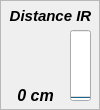
  <widget class="QFrame" name="frame_3">
   <property name="geometry">
    <rect>
     <x>230</x>
     <y>10</y>
     <width>100</width>
     <height>110</height>
    </rect>
   </property>
   <property name="minimumSize">
    <size>
     <width>100</width>
     <height>110</height>
    </size>
   </property>
   <property name="maximumSize">
    <size>
     <width>100</width>
     <height>110</height>
    </size>
   </property>
   <property name="frameShape">
    <enum>QFrame::StyledPanel</enum>
   </property>
   <property name="frameShadow">
    <enum>QFrame::Plain</enum>
   </property>
   <widget class="QLabel" name="label_4">
    <property name="geometry">
     <rect>
      <x>0</x>
      <y>0</y>
      <width>101</width>
      <height>31</height>
     </rect>
    </property>
    <property name="font">
     <font>
      <pointsize>11</pointsize>
      <weight>75</weight>
      <italic>true</italic>
      <bold>true</bold>
      <underline>false</underline>
     </font>
    </property>
    <property name="text">
     <string>Distance IR</string>
    </property>
    <property name="alignment">
     <set>Qt::AlignCenter</set>
    </property>
   </widget>
   <widget class="QLabel" name="label_ch3">
    <property name="geometry">
     <rect>
      <x>0</x>
      <y>80</y>
      <width>71</width>
      <height>31</height>
     </rect>
    </property>
    <property name="font">
     <font>
      <pointsize>12</pointsize>
      <weight>75</weight>
      <italic>true</italic>
      <bold>true</bold>
     </font>
    </property>
    <property name="text">
     <string>0 cm</string>
    </property>
    <property name="alignment">
     <set>Qt::AlignCenter</set>
    </property>
   </widget>
   <widget class="QProgressBar" name="progressBar_ch3">
    <property name="geometry">
     <rect>
      <x>70</x>
      <y>30</y>
      <width>21</width>
      <height>71</height>
     </rect>
    </property>
    <property name="sizePolicy">
     <sizepolicy hsizetype="Fixed" vsizetype="Expanding">
      <horstretch>0</horstretch>
      <verstretch>0</verstretch>
     </sizepolicy>
    </property>
    <property name="maximum">
     <number>35</number>
    </property>
    <property name="value">
     <number>0</number>
    </property>
    <property name="alignment">
     <set>Qt::AlignCenter</set>
    </property>
    <property name="textVisible">
     <bool>false</bool>
    </property>
    <property name="orientation">
     <enum>Qt::Vertical</enum>
    </property>
    <property name="invertedAppearance">
     <bool>false</bool>
    </property>
    <property name="textDirection">
     <enum>QProgressBar::TopToBottom</enum>
    </property>
   </widget>
   <widget class="QLabel" name="icon_ch3">
    <property name="geometry">
     <rect>
      <x>10</x>
      <y>30</y>
      <width>51</width>
      <height>51</height>
     </rect>
    </property>
    <property name="text">
     <string/>
    </property>
    <property name="pixmap">
     <pixmap resource="resources.qrc">:/resources/img/resources/img/Ruler-icon.png</pixmap>
    </property>
    <property name="scaledContents">
     <bool>true</bool>
    </property>
   </widget>
  </widget>
